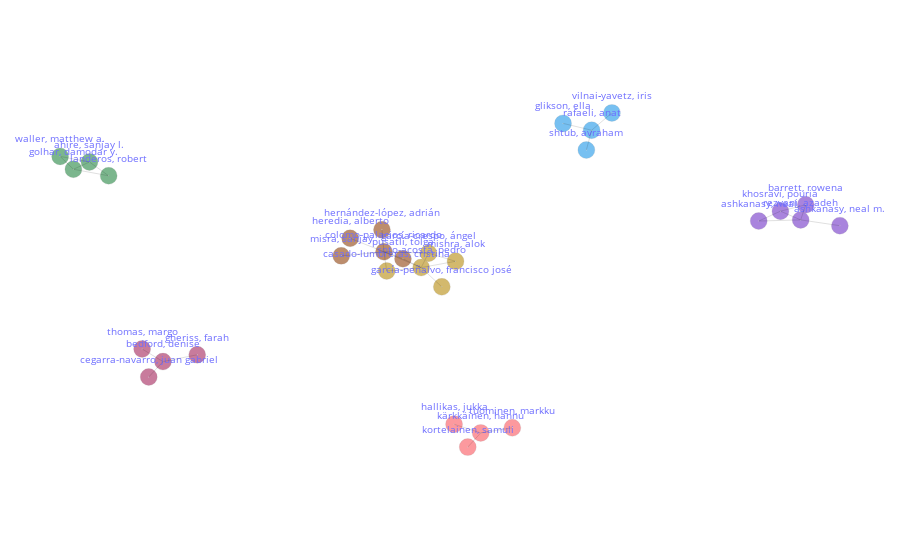

Write notebook code for a chart like this one.
### Code cell
# Network - Collaboration Analysis Between Authors, Countries, Intitutions Or Adjacency Analysis Between Authors' Keywords or Keywords Plus. (An interactive plot).
# Arguments: view        = 'notebook', 'browser' ('notebook' -> To plot in your prefered Notebook App. 'browser' -> To plot in your prefered browser window);
#            adj_type    = 'aut', 'cout', 'inst', 'kwa', or 'kwp'
#            min_count   = Relationship between nodes that have connected at least x times;
#            node_labels = True or False (True -> The label IDs will be displayed, False -> Only the nodes will be displayed );
#            node_size   = -1. (If node_size = -1 then the default value will be used. If node_size > 0 then this new value will be used);
#            label_type  = 'id', 'name' (Only meaningfull if node_labels = True. 'id' -> The ID will be displayed; 'name' -> The name will be displayed);
#            centrality  = 'degree', 'load', 'betw', 'close', 'eigen', 'katz', 'harmonic', or None. Color nodes according to centrality criterion
#                          'degree'   = Degree Centrality
#                          'load'     = Load Centrality
#                          'betw'     = Betweenness Centrality
#                          'close'    = Closeness Centrality
#                          'eigen'    = Eigenvector Centrality
#                          'katz'     = Katz Centrality
#                          'harmonic' = Harmonic Centrality
#                           None      = The Community Algorithm, Girvan-Newman, will be used Instead of a Centrality Criterion
bibfile.network_adj(view = 'notebook', adj_type = 'aut', min_count = 3, node_labels = True, label_type = 'name', centrality = None)

# PS: If a centrality criterion is used then the values can be obtained by the following command:  bibfile.table_centr

### Figure 1 — Plotly figure (JSON) as saved in the notebook; plotly's stock layout.template omitted (floating-point values rounded to 4 significant figures)
{"data": [{"hoverinfo": "text", "hovertext": ["id:                       a_641<br>cluster:                3<br>author:                MISHRA, ALOK<br>documents:         1<br>collaborators:      2<br>local h-index:       0", "id:                       a_771<br>cluster:                0<br>author:                REZVANI, AZADEH<br>documents:         4<br>collaborators:      4<br>local h-index:       3", "id:                       a_645<br>cluster:                4<br>author:                MISRA, SANJAY<br>documents:         1<br>collaborators:      1<br>local h-index:       0", "id:                       a_396<br>cluster:                4<br>author:                HEREDIA, ALBERTO<br>documents:         1<br>collaborators:      1<br>local h-index:       0", "id:                       a_397<br>cluster:                4<br>author:                HERNÁNDEZ-LÓPEZ, ADRIÁN<br>documents:         1<br>collaborators:      1<br>local h-index:       0", "id:                       a_13<br>cluster:                2<br>author:                AHIRE, SANJAY L.<br>documents:         3<br>collaborators:      3<br>local h-index:       2", "id:                       a_525<br>cluster:                6<br>author:                KÄRKKÄINEN, HANNU<br>documents:         2<br>collaborators:      3<br>local h-index:       1", "id:                       a_530<br>cluster:                2<br>author:                LANDEROS, ROBERT<br>documents:         1<br>collaborators:      2<br>local h-index:       0", "id:                       a_915<br>cluster:                1<br>author:                THOMAS, MARGO<br>documents:         1<br>collaborators:      2<br>local h-index:       0", "id:                       a_936<br>cluster:                6<br>author:                TUOMINEN, MARKKU<br>documents:         1<br>collaborators:      1<br>local h-index:       0", "id:                       a_178<br>cluster:                3<br>author:                CASADO-LUMBRERAS, CRISTINA<br>documents:         1<br>collaborators:      2<br>local h-index:       0", "id:                       a_183<br>cluster:                1<br>author:                CEGARRA-NAVARRO, JUAN GABRIEL<br>documents:         1<br>collaborators:      2<br>local h-index:       0", "id:                       a_958<br>cluster:                5<br>author:                VILNAI‐YAVETZ, IRIS<br>documents:         1<br>collaborators:      1<br>local h-index:       0", "id:                       a_325<br>cluster:                3<br>author:                GARCÍA-CRESPO, ÁNGEL<br>documents:         2<br>collaborators:      3<br>local h-index:       1", "id:                       a_326<br>cluster:                3<br>author:                GARCÍA-PEÑALVO, FRANCISCO JOSÉ<br>documents:         1<br>collaborators:      2<br>local h-index:       0", "id:                       a_75<br>cluster:                0<br>author:                ASHKANASY, NEAL<br>documents:         1<br>collaborators:      2<br>local h-index:       0", "id:                       a_972<br>cluster:                2<br>author:                WALLER, MATTHEW A.<br>documents:         2<br>collaborators:      2<br>local h-index:       1", "id:                       a_76<br>cluster:                0<br>author:                ASHKANASY, NEAL M.<br>documents:         1<br>collaborators:      1<br>local h-index:       0", "id:                       a_848<br>cluster:                5<br>author:                SHTUB, AVRAHAM<br>documents:         1<br>collaborators:      2<br>local h-index:       0", "id:                       a_339<br>cluster:                1<br>author:                GHERISS, FARAH<br>documents:         1<br>collaborators:      2<br>local h-index:       0", "id:                       a_342<br>cluster:                5<br>author:                GLIKSON, ELLA<br>documents:         1<br>collaborators:      1<br>local h-index:       0", "id:                       a_347<br>cluster:                2<br>author:                GOLHAR, DAMODAR Y.<br>documents:         3<br>collaborators:      3<br>local h-index:       2", "id:                       a_222<br>cluster:                4<br>author:                COLOMO-PALACIOS, RICARDO<br>documents:         5<br>collaborators:      7<br>local h-index:       4", "id:                       a_737<br>cluster:                4<br>author:                PUSATLI, TOLGA<br>documents:         1<br>collaborators:      2<br>local h-index:       0", "id:                       a_870<br>cluster:                3<br>author:                SOTO-ACOSTA, PEDRO<br>documents:         5<br>collaborators:      6<br>local h-index:       4", "id:                       a_743<br>cluster:                5<br>author:                RAFAELI, ANAT<br>documents:         2<br>collaborators:      3<br>local h-index:       1", "id:                       a_108<br>cluster:                0<br>author:                BARRETT, ROWENA<br>documents:         1<br>collaborators:      2<br>local h-index:       0", "id:                       a_494<br>cluster:                0<br>author:                KHOSRAVI, POURIA<br>documents:         4<br>collaborators:      3<br>local h-index:       3", "id:                       a_115<br>cluster:                1<br>author:                BEDFORD, DENISE<br>documents:         2<br>collaborators:      3<br>local h-index:       1", "id:                       a_375<br>cluster:                6<br>author:                HALLIKAS, JUKKA<br>documents:         1<br>collaborators:      1<br>local h-index:       0", "id:                       a_510<br>cluster:                6<br>author:                KORTELAINEN, SAMULI<br>documents:         1<br>collaborators:      2<br>local h-index:       0"], "marker": {"color": ["#b28600", "#6929c4", "#8a3800", "#8a3800", "#8a3800", "#198038", "#fa4d56", "#198038", "#9f1853", "#fa4d56", "#b28600", "#9f1853", "#1192e8", "#b28600", "#b28600", "#6929c4", "#198038", "#6929c4", "#1192e8", "#9f1853", "#1192e8", "#198038", "#8a3800", "#8a3800", "#b28600", "#1192e8", "#6929c4", "#6929c4", "#9f1853", "#fa4d56", "#fa4d56"], "line": {"color": "rgb(50, 50, 50)", "width": 0.15}, "size": 17, "symbol": "circle-dot"}, "mode": "markers+text", "name": "", "opacity": 0.57, "text": ["mishra, alok", "rezvani, azadeh", "misra, sanjay", "heredia, alberto", "hernández-lópez, adrián", "ahire, sanjay l.", "kärkkäinen, hannu", "landeros, robert", "thomas, margo", "tuominen, markku", "casado-lumbreras, cristina", "cegarra-navarro, juan gabriel", "vilnai‐yavetz, iris", "garcía-crespo, ángel", "garcía-peñalvo, francisco josé", "ashkanasy, neal", "waller, matthew a.", "ashkanasy, neal m.", "shtub, avraham", "gheriss, farah", "glikson, ella", "golhar, damodar y.", "colomo-palacios, ricardo", "pusatli, tolga", "soto-acosta, pedro", "rafaeli, anat", "barrett, rowena", "khosravi, pouria", "bedford, denise", "hallikas, jukka", "kortelainen, samuli"], "textfont": {"color": "blue", "size": 10}, "textposition": "top center", "type": "scatter", "x": [69.65, 905.1, -207.1, -185.6, -108.5, -816.5, 130.6, -770.0, -689.0, 207.1, -96.99, -673.0, 448.2, 4.171, 36.39, 803.5, -887.5, 1000, 386.3, -555.7, 329.9, -855.4, -103.6, -57.65, -13.55, 399.1, 917.4, 856.1, -638.6, 66.1, 99.19], "y": [-13.93, 186.6, 12.44, 97.57, 138.3, 466.9, -844.5, 400.1, -438.4, -819.9, -60.9, -573.9, 704.7, 25.56, -137.6, 181.0, 494.0, 158.5, 524.8, -466.4, 653.8, 431.7, 32.16, -1.731, -44.21, 620.7, 259.8, 228.7, -499.4, -803.0, -913.5]}, {"hoverinfo": "none", "line": {"color": "rgba(0, 0, 0, 0.25)", "dash": "solid", "width": 0.5}, "mode": "lines", "name": "", "textfont": {"color": "blue", "size": 10}, "textposition": "top center", "type": "scatter", "x": [69.65, 4.171, null, 69.65, -13.55, null, 905.1, 803.5, null, 905.1, 1000, null, 905.1, 917.4, null, 905.1, 856.1, null, -207.1, -103.6, null, -185.6, -103.6, null, -108.5, -103.6, null, -816.5, -855.4, null, -816.5, -770.0, null, -816.5, -887.5, null, 130.6, 66.1, null, 130.6, 99.19, null, 130.6, 207.1, null, -770.0, -855.4, null, -689.0, -638.6, null, -96.99, -103.6, null, -96.99, -13.55, null, -673.0, -638.6, null, 448.2, 399.1, null, 4.171, -103.6, null, 4.171, -13.55, null, 36.39, -13.55, null, 803.5, 856.1, null, -887.5, -855.4, null, 386.3, 399.1, null, -555.7, -638.6, null, 329.9, 399.1, null, -103.6, -57.65, null, -103.6, -13.55, null, -57.65, -13.55, null, 917.4, 856.1, null], "y": [-13.93, 25.56, null, -13.93, -44.21, null, 186.6, 181.0, null, 186.6, 158.5, null, 186.6, 259.8, null, 186.6, 228.7, null, 12.44, 32.16, null, 97.57, 32.16, null, 138.3, 32.16, null, 466.9, 431.7, null, 466.9, 400.1, null, 466.9, 494.0, null, -844.5, -803.0, null, -844.5, -913.5, null, -844.5, -819.9, null, 400.1, 431.7, null, -438.4, -499.4, null, -60.9, 32.16, null, -60.9, -44.21, null, -573.9, -499.4, null, 704.7, 620.7, null, 25.56, 32.16, null, 25.56, -44.21, null, -137.6, -44.21, null, 181.0, 228.7, null, 494.0, 431.7, null, 524.8, 620.7, null, -466.4, -499.4, null, 653.8, 620.7, null, 32.16, -1.731, null, 32.16, -44.21, null, -1.731, -44.21, null, 259.8, 228.7, null]}], "layout": {"hoverlabel": {"font": {"size": 12}}, "hovermode": "closest", "margin": {"b": 10, "l": 5, "r": 5, "t": 10}, "plot_bgcolor": "rgb(255, 255, 255)", "showlegend": false, "xaxis": {"showgrid": false, "showticklabels": false, "zeroline": false}, "yaxis": {"scaleanchor": "x", "scaleratio": 0.5, "showgrid": false, "showticklabels": false, "zeroline": false}}}
